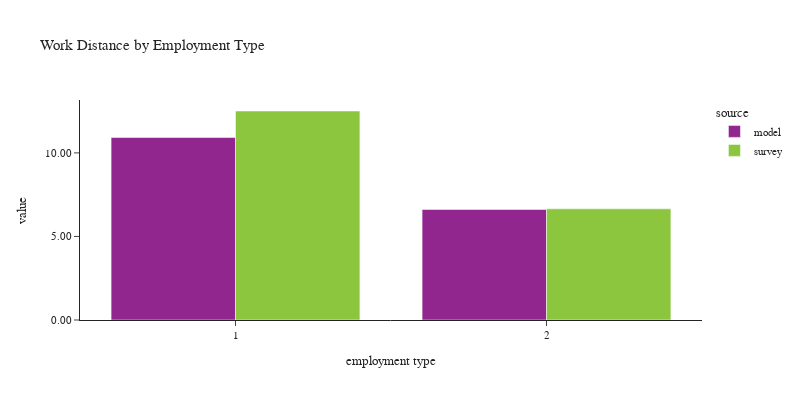

The notebook cell this image was saved under:
### Code cell
plot_work_location(df_workers, 'pwtyp', 'Employment Type', 'employment type')

### Figure 1 — Plotly figure (JSON) as saved in the notebook; plotly's stock layout.template omitted (floating-point values rounded to 4 significant figures)
{"data": [{"alignmentgroup": "True", "customdata": [[2380501], [562705]], "hovertemplate": "source=model<br>pwtyp=%{x}<br>value=%{y}<br>sample count=%{customdata[0]}<extra></extra>", "legendgroup": "model", "marker": {"color": "#91268F", "pattern": {"shape": ""}}, "name": "model", "offsetgroup": "model", "orientation": "v", "showlegend": true, "textposition": "auto", "type": "bar", "x": [1, 2], "xaxis": "x", "y": [10.92, 6.612], "yaxis": "y"}, {"alignmentgroup": "True", "customdata": [[2335], [488]], "hovertemplate": "source=survey<br>pwtyp=%{x}<br>value=%{y}<br>sample count=%{customdata[0]}<extra></extra>", "legendgroup": "survey", "marker": {"color": "#8CC63E", "pattern": {"shape": ""}}, "name": "survey", "offsetgroup": "survey", "orientation": "v", "showlegend": true, "textposition": "auto", "type": "bar", "x": [1, 2], "xaxis": "x", "y": [12.51, 6.652], "yaxis": "y"}], "layout": {"barmode": "group", "font": {"size": 11}, "height": 400, "legend": {"title": {"text": "source"}, "tracegroupgap": 0}, "title": {"text": "Work Distance by Employment Type"}, "width": 800, "xaxis": {"anchor": "y", "domain": [0.0, 1.0], "title": {"text": "employment type"}}, "yaxis": {"anchor": "x", "domain": [0.0, 1.0], "tickformat": ".2f", "title": {"text": "value"}}}}
